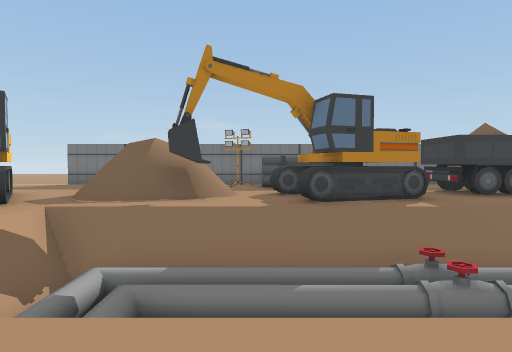
View 1 (above)

24 first-person views from a walk through a 3-D level made in the Unity game engine. The camera is 1.4 m above the floor, tilts 2° down and sees 75° across. The floor is counted in squares, 2 m on a side. Each view is taken from the middle of a square. On the plan, view 1 faces up. The plan holds only what a view shows up to about 10 squares ahead; the rest is blank. The place goes on beyond the plan. The player is left out. Some animated figures are not drawn.

View 2
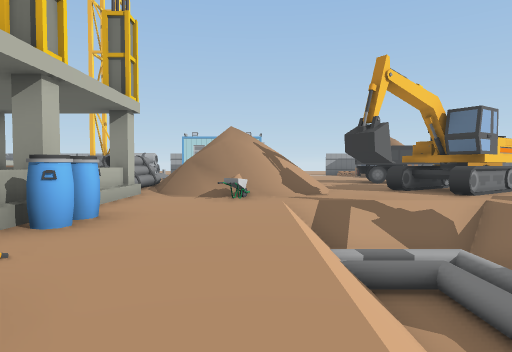

View 3
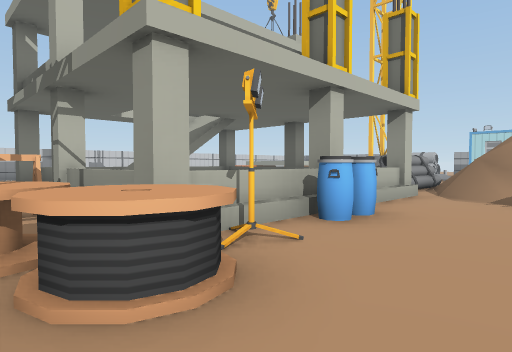

View 4
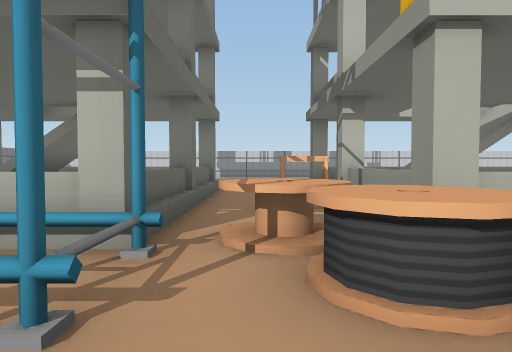

View 5
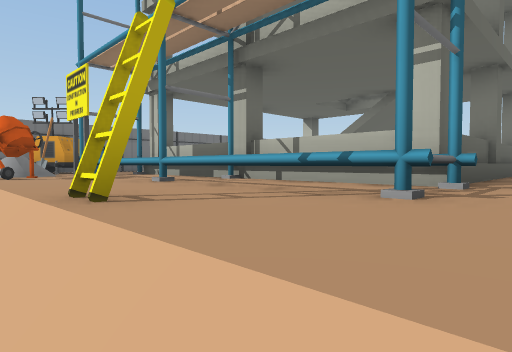

View 6
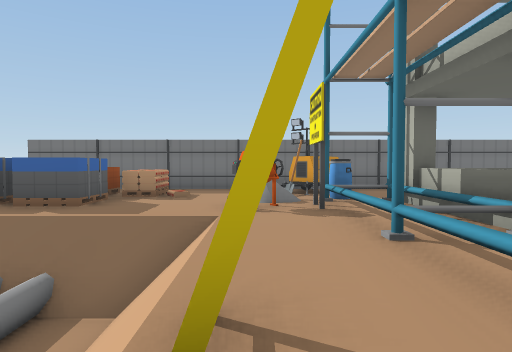

View 7
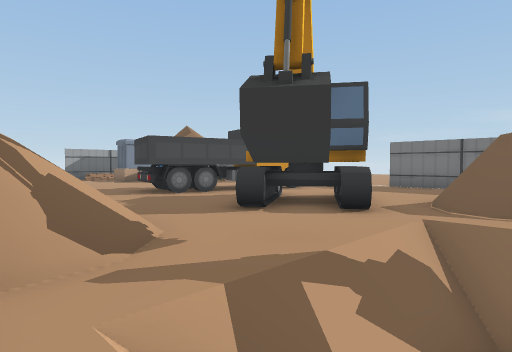

View 8
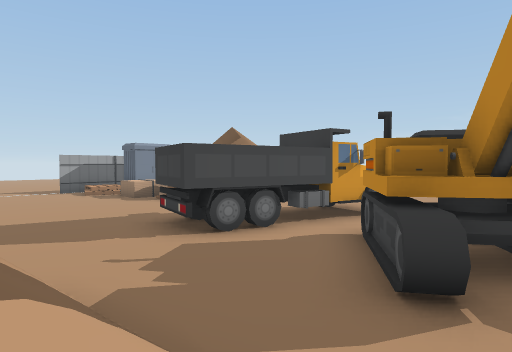

View 9
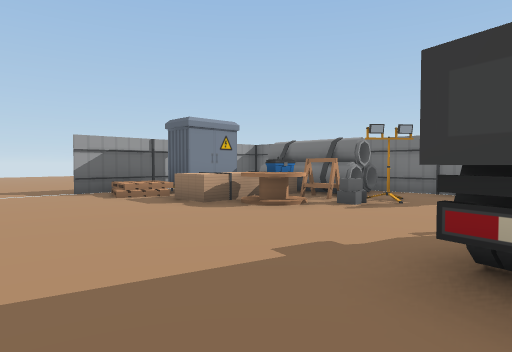

View 10
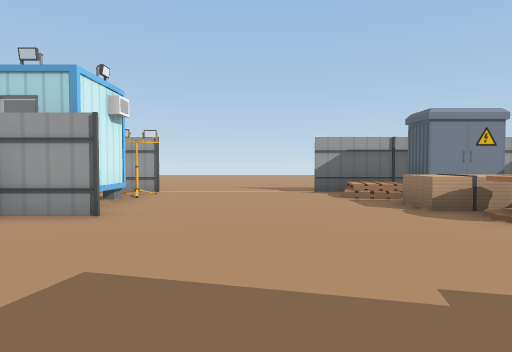

View 11
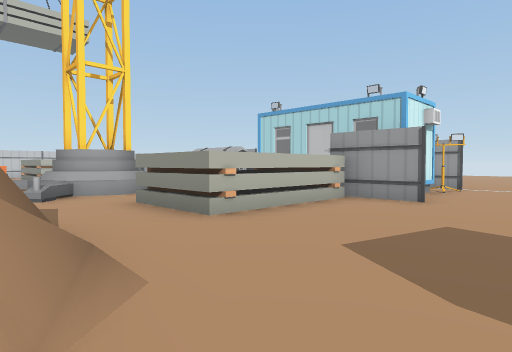

View 12
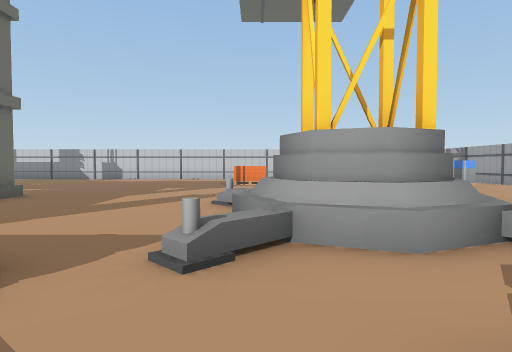

View 13
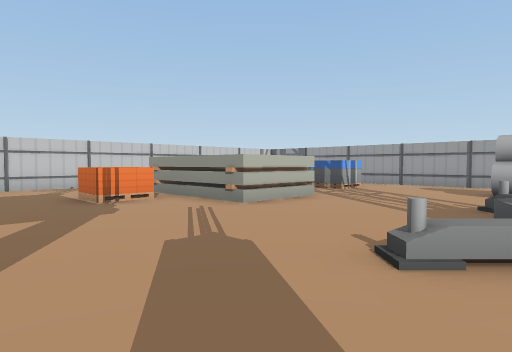

View 14
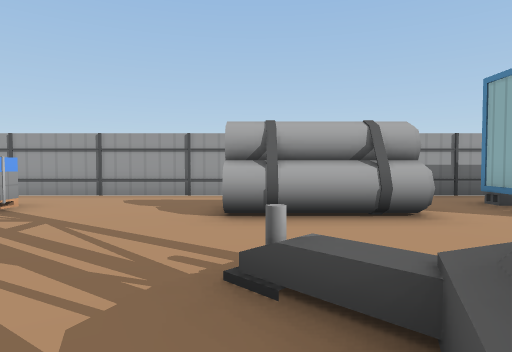

View 15
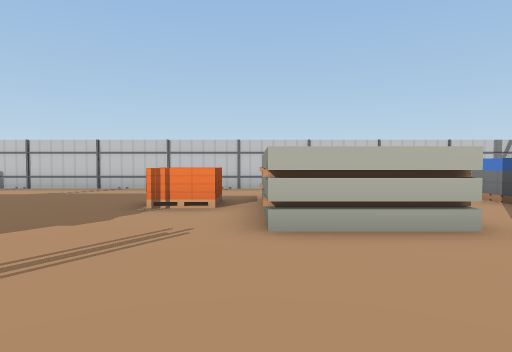

View 16
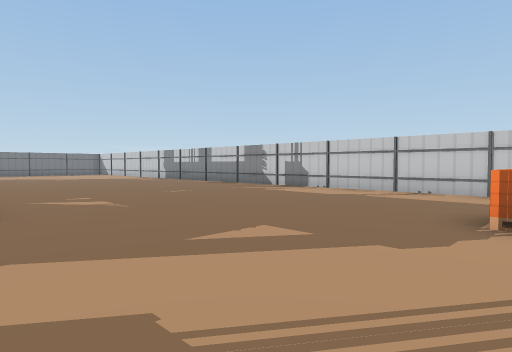

View 17
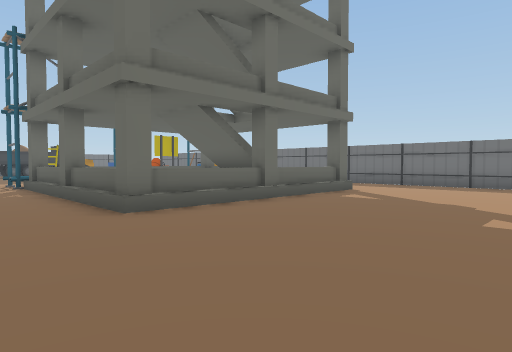

View 18
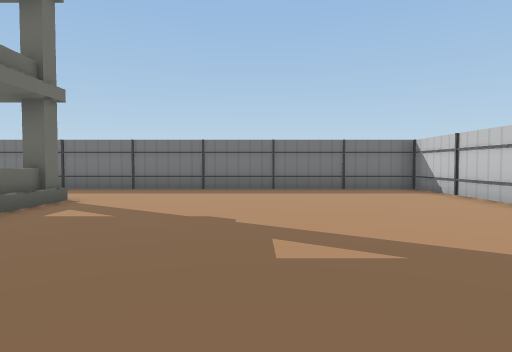

View 19
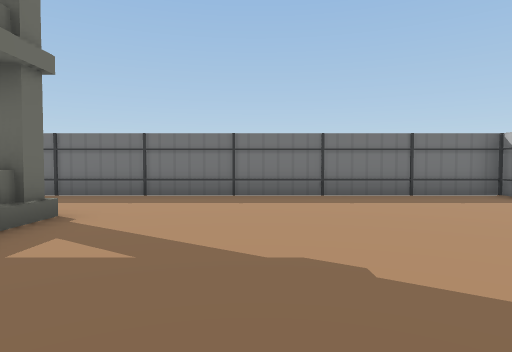

View 20
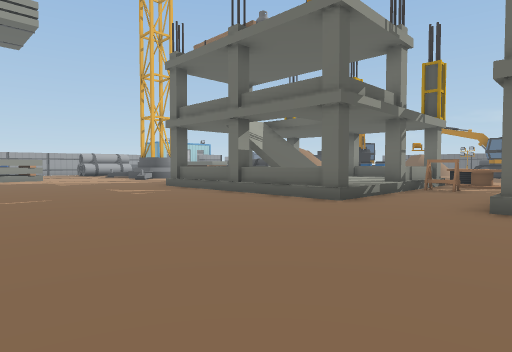

View 21
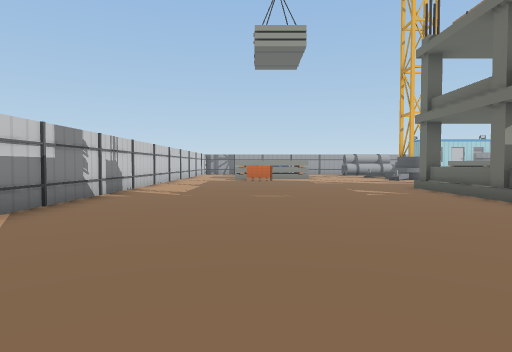

View 22
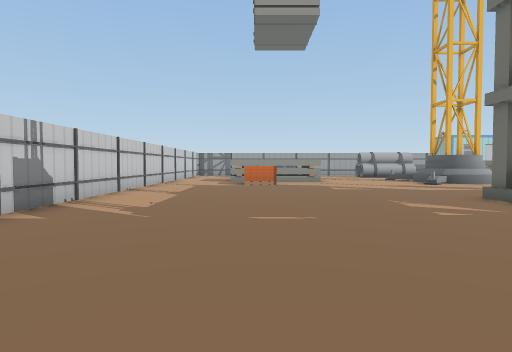

View 23
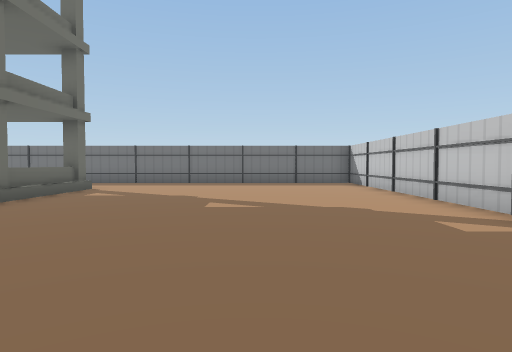

View 24
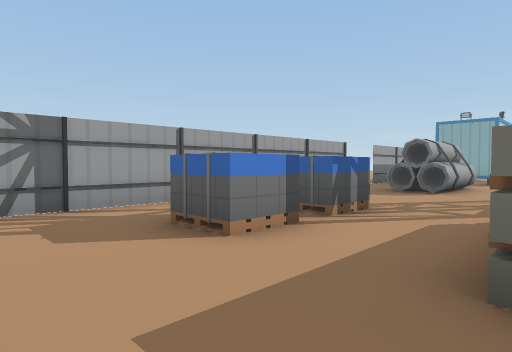

### Floor plan
Key: @ floor where view 1 was taken; # wall or solid block; . main floor; : floor 0.25 m higher than the main floor; - floor 2 m lower than the main floor; / step, stairs or slope; = window, fence, low wall or low ledge; ^ raised ledge; v drop or lower ground; T truck; B bucket; A barrel; U building; L ladder; F fence; S shovel; P pallet; C block; E toolbox; I cabin; R crane; O other object.
Columns run from 21 left of view 1 to 14 right of it. Each row starts with its distance up from view 1.
 11   FF   #F.     FF
 10   FF ###.. .. ...    .#
  9   FF# ^#C...TT.../  /.    T
  8   F##^^E...TT....=//=.=# .TT
  7   FFP^^^...TT.#=.///B..#=..        F
  6 ..FF:......TT.=#=.//B.##...    P   F
  5 ...........TT..=..////////    .PPP F
  4  ................B//=====    /.P.P F
  3  .............//.B///----   -/.....F
  2  ............=////////////////.....F
  1   FFIIF.....=v////........L...##   F
  0   F   FF^^^.=#//==...@........=#S#.F
 -1   F   I^  ^..=//=...A.#^.=..=..=A# F
 -2   F.  I^  ^..//./UUUUUU^^UUUUUUU...F
 -3   F.III  ....###/      ../     U   F
 -4   F .... RRR...       U#./     U   F
 -5      #.. ##R...       U..U     U   F
 -6      #...R#R....   U   ../         F
 -7   FF.#../......./  U   ../  U    ..F
 -8   F............./UUUUUU..UUUUUUU...F
 -9   F................................F
-10   F................................F
-11   F..P..^^^........................F
-12   F..P..  ^........................F
-13   F..P..^ ^P.......................F
-14   FF.P..^^^........................F
-15   FF...............................F
-16   F .O.O.O.F.F.F.F.F.F.. ..F.F.FFF.F

Positions as (right, up) in squares from view 1, and headings:
1: (0, 0), facing up
2: (3, 1), facing left
3: (3, 1), facing down-left
4: (3, 1), facing down
5: (3, 2), facing down-right
6: (4, 1), facing right
7: (-2, 1), facing up-left
8: (-5, 2), facing up-left
9: (-10, 3), facing up-left
10: (-10, 4), facing left
11: (-8, 4), facing down-left
12: (-10, -1), facing down
13: (-7, -6), facing down-left
14: (-11, -7), facing left
15: (-11, -7), facing down
16: (-10, -8), facing down-right
17: (2, -13), facing up-right
18: (4, -12), facing right
19: (6, -11), facing right
20: (5, -14), facing up-left
21: (5, -13), facing left
22: (2, -13), facing left
23: (1, -13), facing right
24: (-13, -16), facing up-left
